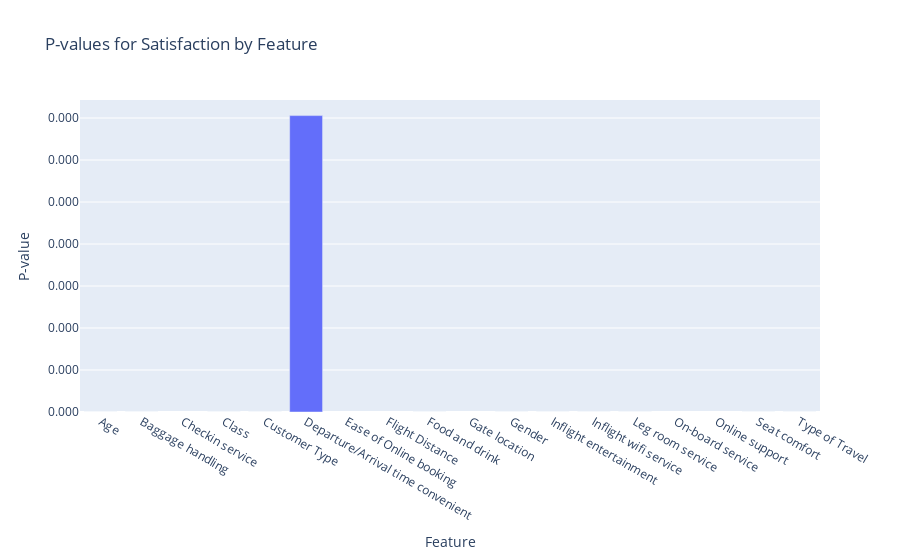

Notebook source saved alongside this figure:
### Code cell
fig = px.bar(p_values_df.reset_index(), x='Feature', y='p-value', title='P-values for Satisfaction by Feature')

fig.update_layout(xaxis_title='Feature', yaxis_title='P-value', yaxis_tickformat='.3f')

fig.show()

### Figure 1 — Plotly figure (JSON) as saved in the notebook; plotly's stock layout.template omitted (floating-point values rounded to 4 significant figures)
{"data": [{"alignmentgroup": "True", "hovertemplate": "Feature=%{x}<br>p-value=%{y}<extra></extra>", "legendgroup": "", "marker": {"color": "#636efa", "pattern": {"shape": ""}}, "name": "", "offsetgroup": "", "orientation": "v", "showlegend": false, "textposition": "auto", "type": "bar", "x": ["Age", "Baggage handling", "Checkin service", "Class", "Customer Type", "Departure/Arrival time convenient", "Ease of Online booking", "Flight Distance", "Food and drink", "Gate location", "Gender", "Inflight entertainment", "Inflight wifi service", "Leg room service", "On-board service", "Online support", "Seat comfort", "Type of Travel"], "xaxis": "x", "y": [0, 0, null, 0, 0, 7.058e-43, null, null, 0, null, 0, 0, 0, 0, null, null, 0, 0], "yaxis": "y"}], "layout": {"barmode": "relative", "legend": {"tracegroupgap": 0}, "title": {"text": "P-values for Satisfaction by Feature"}, "xaxis": {"anchor": "y", "domain": [0, 1], "title": {"text": "Feature"}}, "yaxis": {"anchor": "x", "domain": [0, 1], "tickformat": ".3f", "title": {"text": "P-value"}}}}
